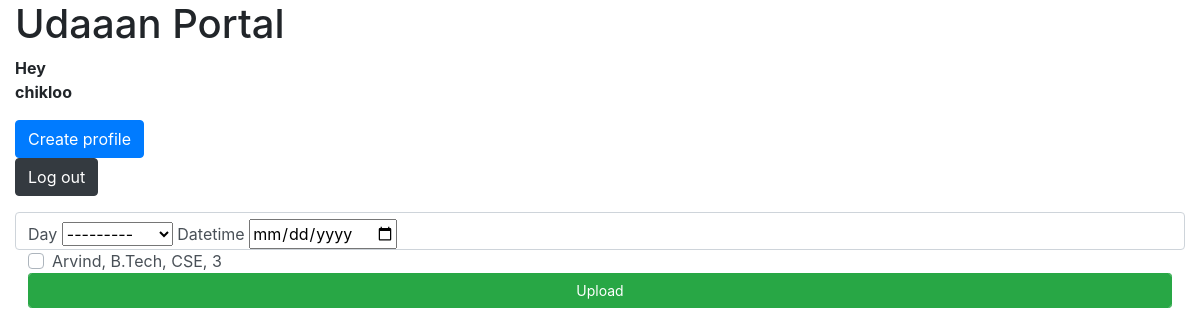
Before: /attendancecreate (signed in) with the older database file.
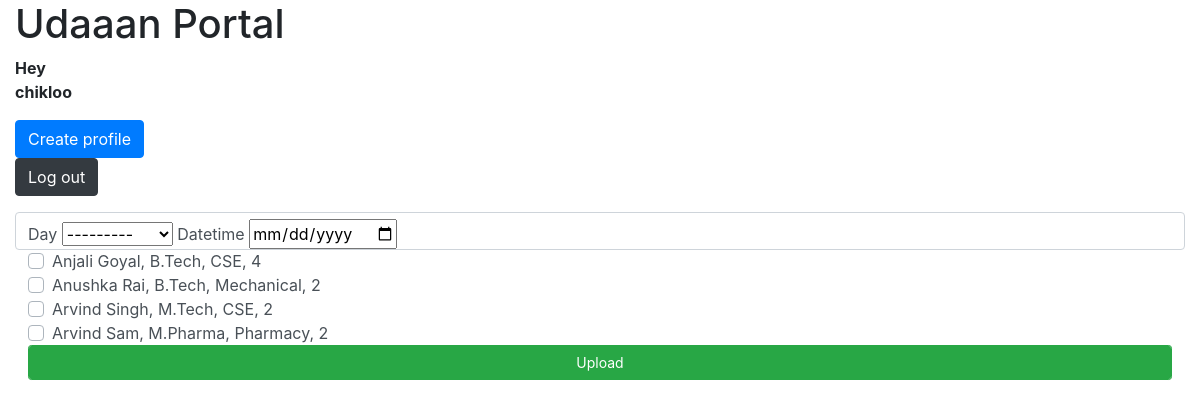
After: the same page with the newer database file.
### members/models.py (models this page shows, shortened)
class GLAMember(models.Model):
  gender_choices = (
    ('Male','Male'),
    ('Female','Female'),
    ('Other','Other')
  )
  user = models.OneToOneField(User, on_delete=models.CASCADE,null=True)
  username  = models.CharField(max_length=50,null=True)
  name      = models.CharField(max_length=50,null=True)
  gender    = models.CharField(max_length=8,choices=gender_choices,null=True)
  dob       = models.DateField(null=True,auto_now=False, auto_now_add=False)
  email     = models.EmailField(max_length=50,null=True)
  phone_regex = RegexValidator(regex=r'^\+?1?\d{9,10}$',
            message="Phone number must be entered in the format: +91xxxxxxxxxx")
  phone = models.CharField(validators=[phone_regex], max_length=10, blank=True) # validators should be a list
  state = models.ForeignKey(State,null=True, on_delete=models.CASCADE)
  city = models.ForeignKey(City,null=True, on_delete=models.CASCADE)
  course = models.ForeignKey(Course,null=True, on_delete=models.CASCADE)
  branch  = models.ForeignKey(Branch,null=True, on_delete=models.CASCADE)
  year = models.IntegerField(null=True,choices=((1,1),(2,2),(3,3),(4,4)))
  rollno = models.IntegerField(null=True,default=0)
  joined_in = models.DateField(blank=True,null=True,auto_now=False, auto_now_add=False)
  working_days = models.IntegerField(default=0,null=True,blank=True)
  preferred_days = models.ManyToManyField(Day)
  photo = models.ImageField(upload_to=store_file_name,null=True)
  def __str__(self):
    return self.username
  class Meta:
    verbose_name = 'GLA Member'
    verbose_name_plural = 'GLA Members'

class Course(models.Model):
  course_choices = (
    ('B.Tech','B.Tech'),
    ('M.Tech','M.Tech'),
    ('bphrama','B.Pharma'),
    ('mpharma','M.Pharma'),
    ('biotech','Biotech'),
    ('bba','BBA'),
    ('mba','MBA'),
    ('bca','BCA'),
    ('mca','MCA'),
    ('polytechnic','Polytechnic')
  )
  duration_choices = (
    (1,'1 year'),
    (2,'2 years'),
    (3,'3 years'),
    (4,'4 years')
  )
  course =  models.CharField(
                max_length=50,
                choices=course_choices,
                default='btech',
                blank=False,
                unique=True)
  duration = models.IntegerField(null=True,choices=duration_choices)
  class Meta:
    verbose_name = 'Course'
    verbose_name_plural = 'Courses'
  def __str__(self):
      return self.course

class Branch(models.Model):
  branch = models.CharField(
           max_length=50,
           blank=False,
           unique=False)
  course = models.ForeignKey(Course, on_delete=models.CASCADE)
  def __str__(self):
      return self.branch
  class Meta:
    verbose_name = 'Branch'
    verbose_name_plural = 'Branches'

### attendance/views.py (the view)
# urls.py: path('attendancecreate',AttendanceCreate.as_view(),name='attendancecreate'),
class AttendanceCreate(LoginRequiredMixin,CreateView):
  login_url = reverse_lazy('login')
  model = Attendance
  form_class = AttendanceForm
  template_name = 'attendancecreate.htm'
  success_url = reverse_lazy('home')

### attendance/forms.py
class AttendanceForm(forms.ModelForm):
  datetime = forms.DateField(widget=DateInputWidget())
  members = forms.ModelMultipleChoiceField(
        required=True,
        widget=forms.CheckboxSelectMultiple(),
        queryset = GLAMember.objects.all())
  class Meta:
    model = Attendance
    fields = '__all__'
    widgets = { 'DateInputWidget': DateInputWidget }

### members/models.py (called while the page is built)
  def __str__(self):
    return self.day

### attendance/templates/attendancecreate.htm (shortened to what this page needs)
{% extends 'base.htm' %}
{% block content %}
<form method="POST" class="form-control">{% csrf_token %}
   {{ form.day.label }}
   {{ form.day }}
   {{ form.datetime.label }}
   {{ form.datetime }}
      {% for member in form.fields.members.choices.queryset %}
         <div class="custom-control custom-checkbox">
            <label for='{{ member.id }}' class="custom-control-label">{{ member.name }}, {{ member.course }},
               {{ member.branch }}, {{ member.year }}
            </label>
         </div>
      {% endfor %}
   <button type="submit" class="btn btn-sm btn-success form-control">Upload</button>
</form>
{% endblock content %}

Changed rows visible on the page:
removed GLAMember: name "Arvind", course "B.Tech", branch "CSE", year "3"
added GLAMember: name "Anjali Goyal", course "B.Tech", branch "CSE", year "4"
added GLAMember: name "Anushka Rai", course "B.Tech", branch "Mechanical", year "2"
added GLAMember: name "Arvind Singh", course "M.Tech", branch "CSE", year "2"
added GLAMember: name "Arvind Sam", course "M.Pharma", branch "Pharmacy", year "2"
